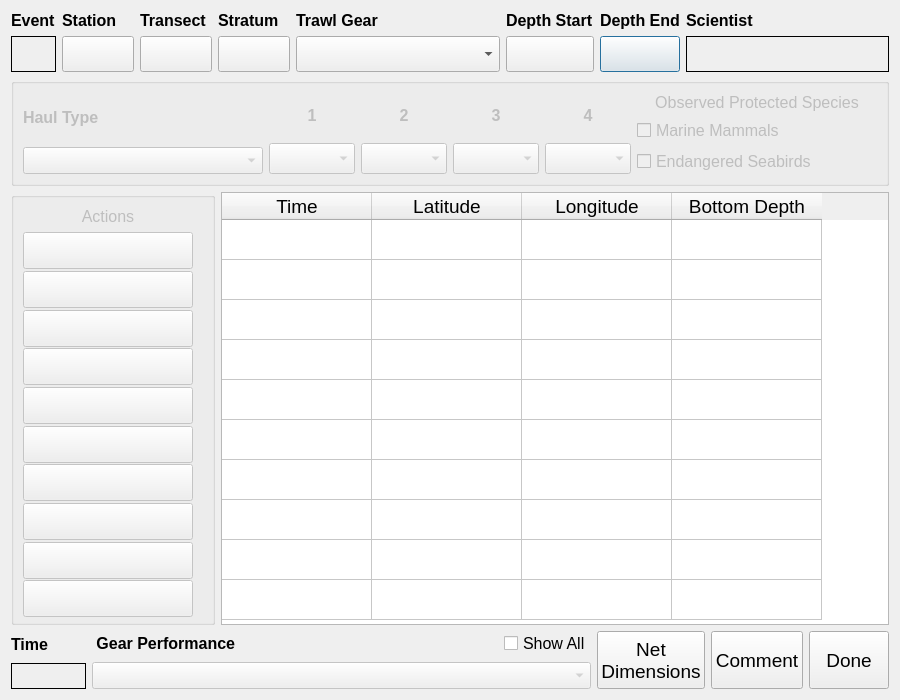
<?xml version="1.0" encoding="UTF-8"?>
<ui version="4.0">
 <class>ABLTrawlEvent</class>
 <widget class="QDialog" name="ABLTrawlEvent">
  <property name="geometry">
   <rect>
    <x>0</x>
    <y>0</y>
    <width>900</width>
    <height>700</height>
   </rect>
  </property>
  <property name="sizePolicy">
   <sizepolicy hsizetype="Fixed" vsizetype="Preferred">
    <horstretch>0</horstretch>
    <verstretch>0</verstretch>
   </sizepolicy>
  </property>
  <property name="minimumSize">
   <size>
    <width>900</width>
    <height>700</height>
   </size>
  </property>
  <property name="font">
   <font>
    <pointsize>18</pointsize>
   </font>
  </property>
  <property name="windowTitle">
   <string>CLAMS Haul</string>
  </property>
  <layout class="QVBoxLayout" name="verticalLayout_8">
   <item>
    <layout class="QGridLayout" name="gridLayout_2" columnstretch="0,0,0,0,2,0,0,2">
     <item row="0" column="4">
      <widget class="QLabel" name="label_8">
       <property name="sizePolicy">
        <sizepolicy hsizetype="Preferred" vsizetype="Preferred">
         <horstretch>0</horstretch>
         <verstretch>0</verstretch>
        </sizepolicy>
       </property>
       <property name="font">
        <font>
         <pointsize>12</pointsize>
         <bold>true</bold>
        </font>
       </property>
       <property name="text">
        <string>Trawl Gear</string>
       </property>
      </widget>
     </item>
     <item row="0" column="6">
      <widget class="QLabel" name="label_28">
       <property name="font">
        <font>
         <pointsize>12</pointsize>
         <bold>true</bold>
        </font>
       </property>
       <property name="text">
        <string>Depth End</string>
       </property>
      </widget>
     </item>
     <item row="1" column="0">
      <widget class="QLabel" name="haulLabel">
       <property name="sizePolicy">
        <sizepolicy hsizetype="Preferred" vsizetype="Preferred">
         <horstretch>0</horstretch>
         <verstretch>0</verstretch>
        </sizepolicy>
       </property>
       <property name="font">
        <font>
         <pointsize>20</pointsize>
         <bold>true</bold>
        </font>
       </property>
       <property name="frameShape">
        <enum>QFrame::Box</enum>
       </property>
       <property name="text">
        <string/>
       </property>
      </widget>
     </item>
     <item row="1" column="6">
      <widget class="QPushButton" name="depthEndBtn">
       <property name="sizePolicy">
        <sizepolicy hsizetype="Preferred" vsizetype="Preferred">
         <horstretch>0</horstretch>
         <verstretch>0</verstretch>
        </sizepolicy>
       </property>
       <property name="text">
        <string/>
       </property>
      </widget>
     </item>
     <item row="1" column="3">
      <widget class="QPushButton" name="stratumBtn">
       <property name="sizePolicy">
        <sizepolicy hsizetype="Preferred" vsizetype="Preferred">
         <horstretch>0</horstretch>
         <verstretch>0</verstretch>
        </sizepolicy>
       </property>
       <property name="text">
        <string/>
       </property>
      </widget>
     </item>
     <item row="0" column="2">
      <widget class="QLabel" name="label_30">
       <property name="font">
        <font>
         <pointsize>12</pointsize>
         <bold>true</bold>
        </font>
       </property>
       <property name="text">
        <string>Transect</string>
       </property>
      </widget>
     </item>
     <item row="0" column="3">
      <widget class="QLabel" name="label_29">
       <property name="font">
        <font>
         <pointsize>12</pointsize>
         <bold>true</bold>
        </font>
       </property>
       <property name="text">
        <string>Stratum</string>
       </property>
      </widget>
     </item>
     <item row="0" column="0">
      <widget class="QLabel" name="label_5">
       <property name="sizePolicy">
        <sizepolicy hsizetype="Preferred" vsizetype="Preferred">
         <horstretch>0</horstretch>
         <verstretch>0</verstretch>
        </sizepolicy>
       </property>
       <property name="font">
        <font>
         <pointsize>12</pointsize>
         <bold>true</bold>
        </font>
       </property>
       <property name="text">
        <string>Event</string>
       </property>
      </widget>
     </item>
     <item row="1" column="4">
      <widget class="QComboBox" name="gearBox">
       <property name="sizePolicy">
        <sizepolicy hsizetype="Preferred" vsizetype="Preferred">
         <horstretch>0</horstretch>
         <verstretch>0</verstretch>
        </sizepolicy>
       </property>
      </widget>
     </item>
     <item row="0" column="5">
      <widget class="QLabel" name="label_31">
       <property name="font">
        <font>
         <pointsize>12</pointsize>
         <bold>true</bold>
        </font>
       </property>
       <property name="text">
        <string>Depth Start</string>
       </property>
      </widget>
     </item>
     <item row="0" column="1">
      <widget class="QLabel" name="label_27">
       <property name="sizePolicy">
        <sizepolicy hsizetype="Preferred" vsizetype="Preferred">
         <horstretch>0</horstretch>
         <verstretch>0</verstretch>
        </sizepolicy>
       </property>
       <property name="font">
        <font>
         <pointsize>12</pointsize>
         <bold>true</bold>
        </font>
       </property>
       <property name="text">
        <string>Station</string>
       </property>
      </widget>
     </item>
     <item row="1" column="1">
      <widget class="QPushButton" name="stnBtn_3">
       <property name="sizePolicy">
        <sizepolicy hsizetype="Preferred" vsizetype="Preferred">
         <horstretch>0</horstretch>
         <verstretch>0</verstretch>
        </sizepolicy>
       </property>
       <property name="text">
        <string/>
       </property>
      </widget>
     </item>
     <item row="1" column="2">
      <widget class="QPushButton" name="transBtn">
       <property name="sizePolicy">
        <sizepolicy hsizetype="Preferred" vsizetype="Preferred">
         <horstretch>0</horstretch>
         <verstretch>0</verstretch>
        </sizepolicy>
       </property>
       <property name="text">
        <string/>
       </property>
      </widget>
     </item>
     <item row="1" column="5">
      <widget class="QPushButton" name="depthStartBtn">
       <property name="sizePolicy">
        <sizepolicy hsizetype="Preferred" vsizetype="Preferred">
         <horstretch>0</horstretch>
         <verstretch>0</verstretch>
        </sizepolicy>
       </property>
       <property name="text">
        <string/>
       </property>
      </widget>
     </item>
     <item row="0" column="7">
      <widget class="QLabel" name="label_14">
       <property name="sizePolicy">
        <sizepolicy hsizetype="Preferred" vsizetype="Preferred">
         <horstretch>0</horstretch>
         <verstretch>0</verstretch>
        </sizepolicy>
       </property>
       <property name="font">
        <font>
         <pointsize>12</pointsize>
         <bold>true</bold>
        </font>
       </property>
       <property name="text">
        <string>Scientist</string>
       </property>
      </widget>
     </item>
     <item row="1" column="7">
      <widget class="QLabel" name="sciLabel">
       <property name="font">
        <font>
         <pointsize>18</pointsize>
         <bold>false</bold>
        </font>
       </property>
       <property name="autoFillBackground">
        <bool>true</bool>
       </property>
       <property name="frameShape">
        <enum>QFrame::Panel</enum>
       </property>
       <property name="frameShadow">
        <enum>QFrame::Plain</enum>
       </property>
       <property name="lineWidth">
        <number>1</number>
       </property>
       <property name="text">
        <string/>
       </property>
      </widget>
     </item>
    </layout>
   </item>
   <item>
    <widget class="QGroupBox" name="optionsGroup">
     <property name="enabled">
      <bool>false</bool>
     </property>
     <property name="title">
      <string/>
     </property>
     <layout class="QVBoxLayout" name="verticalLayout_6">
      <item>
       <layout class="QHBoxLayout" name="horizontalLayout">
        <item>
         <layout class="QVBoxLayout" name="verticalLayout">
          <item>
           <widget class="QLabel" name="label_4">
            <property name="sizePolicy">
             <sizepolicy hsizetype="Preferred" vsizetype="Preferred">
              <horstretch>0</horstretch>
              <verstretch>0</verstretch>
             </sizepolicy>
            </property>
            <property name="font">
             <font>
              <pointsize>12</pointsize>
              <bold>true</bold>
             </font>
            </property>
            <property name="text">
             <string>Haul Type</string>
            </property>
           </widget>
          </item>
          <item>
           <widget class="QComboBox" name="typeBox">
            <property name="enabled">
             <bool>false</bool>
            </property>
            <property name="sizePolicy">
             <sizepolicy hsizetype="Preferred" vsizetype="Fixed">
              <horstretch>0</horstretch>
              <verstretch>0</verstretch>
             </sizepolicy>
            </property>
            <property name="font">
             <font>
              <pointsize>12</pointsize>
              <bold>false</bold>
             </font>
            </property>
           </widget>
          </item>
         </layout>
        </item>
        <item>
         <layout class="QGridLayout" name="gridLayout">
          <item row="0" column="2">
           <widget class="QLabel" name="accessLabel3">
            <property name="font">
             <font>
              <pointsize>12</pointsize>
              <bold>true</bold>
             </font>
            </property>
            <property name="text">
             <string>3</string>
            </property>
            <property name="alignment">
             <set>Qt::AlignCenter</set>
            </property>
           </widget>
          </item>
          <item row="0" column="3">
           <widget class="QLabel" name="accessLabel4">
            <property name="font">
             <font>
              <pointsize>12</pointsize>
              <bold>true</bold>
             </font>
            </property>
            <property name="text">
             <string>4</string>
            </property>
            <property name="alignment">
             <set>Qt::AlignCenter</set>
            </property>
           </widget>
          </item>
          <item row="0" column="1">
           <widget class="QLabel" name="accessLabel2">
            <property name="font">
             <font>
              <pointsize>12</pointsize>
              <bold>true</bold>
             </font>
            </property>
            <property name="text">
             <string>2</string>
            </property>
            <property name="alignment">
             <set>Qt::AlignCenter</set>
            </property>
           </widget>
          </item>
          <item row="1" column="3">
           <widget class="QComboBox" name="accessBox4">
            <property name="enabled">
             <bool>false</bool>
            </property>
            <property name="maximumSize">
             <size>
              <width>16777215</width>
              <height>31</height>
             </size>
            </property>
            <property name="font">
             <font>
              <pointsize>12</pointsize>
             </font>
            </property>
           </widget>
          </item>
          <item row="1" column="0">
           <widget class="QComboBox" name="accessBox1">
            <property name="enabled">
             <bool>false</bool>
            </property>
            <property name="sizePolicy">
             <sizepolicy hsizetype="Preferred" vsizetype="Fixed">
              <horstretch>0</horstretch>
              <verstretch>0</verstretch>
             </sizepolicy>
            </property>
            <property name="maximumSize">
             <size>
              <width>16777215</width>
              <height>31</height>
             </size>
            </property>
            <property name="font">
             <font>
              <pointsize>12</pointsize>
             </font>
            </property>
           </widget>
          </item>
          <item row="1" column="1">
           <widget class="QComboBox" name="accessBox2">
            <property name="enabled">
             <bool>false</bool>
            </property>
            <property name="maximumSize">
             <size>
              <width>16777215</width>
              <height>31</height>
             </size>
            </property>
            <property name="font">
             <font>
              <pointsize>12</pointsize>
             </font>
            </property>
           </widget>
          </item>
          <item row="1" column="2">
           <widget class="QComboBox" name="accessBox3">
            <property name="enabled">
             <bool>false</bool>
            </property>
            <property name="maximumSize">
             <size>
              <width>16777215</width>
              <height>31</height>
             </size>
            </property>
            <property name="font">
             <font>
              <pointsize>12</pointsize>
             </font>
            </property>
           </widget>
          </item>
          <item row="0" column="0">
           <widget class="QLabel" name="accessLabel1">
            <property name="sizePolicy">
             <sizepolicy hsizetype="Preferred" vsizetype="Preferred">
              <horstretch>0</horstretch>
              <verstretch>0</verstretch>
             </sizepolicy>
            </property>
            <property name="font">
             <font>
              <pointsize>12</pointsize>
              <bold>true</bold>
             </font>
            </property>
            <property name="text">
             <string>1</string>
            </property>
            <property name="alignment">
             <set>Qt::AlignCenter</set>
            </property>
           </widget>
          </item>
         </layout>
        </item>
        <item>
         <layout class="QVBoxLayout" name="verticalLayout_2">
          <item>
           <widget class="QLabel" name="label_2">
            <property name="font">
             <font>
              <pointsize>12</pointsize>
             </font>
            </property>
            <property name="text">
             <string>Observed Protected Species</string>
            </property>
            <property name="alignment">
             <set>Qt::AlignCenter</set>
            </property>
           </widget>
          </item>
          <item>
           <widget class="QCheckBox" name="marMammalBox">
            <property name="font">
             <font>
              <pointsize>12</pointsize>
             </font>
            </property>
            <property name="text">
             <string>Marine Mammals</string>
            </property>
           </widget>
          </item>
          <item>
           <widget class="QCheckBox" name="seaBirdBox">
            <property name="font">
             <font>
              <pointsize>12</pointsize>
             </font>
            </property>
            <property name="text">
             <string>Endangered Seabirds</string>
            </property>
           </widget>
          </item>
         </layout>
        </item>
       </layout>
      </item>
     </layout>
    </widget>
   </item>
   <item>
    <layout class="QHBoxLayout" name="horizontalLayout_2">
     <item>
      <widget class="QGroupBox" name="buttonsGroup">
       <property name="enabled">
        <bool>false</bool>
       </property>
       <property name="sizePolicy">
        <sizepolicy hsizetype="Fixed" vsizetype="Preferred">
         <horstretch>0</horstretch>
         <verstretch>0</verstretch>
        </sizepolicy>
       </property>
       <property name="minimumSize">
        <size>
         <width>200</width>
         <height>20</height>
        </size>
       </property>
       <property name="title">
        <string/>
       </property>
       <layout class="QVBoxLayout" name="verticalLayout_7">
        <item>
         <layout class="QVBoxLayout" name="verticalLayout_3">
          <property name="spacing">
           <number>6</number>
          </property>
          <property name="sizeConstraint">
           <enum>QLayout::SetFixedSize</enum>
          </property>
          <property name="leftMargin">
           <number>0</number>
          </property>
          <property name="topMargin">
           <number>0</number>
          </property>
          <property name="rightMargin">
           <number>10</number>
          </property>
          <item>
           <widget class="QLabel" name="label">
            <property name="font">
             <font>
              <pointsize>12</pointsize>
             </font>
            </property>
            <property name="text">
             <string>Actions</string>
            </property>
            <property name="alignment">
             <set>Qt::AlignCenter</set>
            </property>
           </widget>
          </item>
          <item>
           <widget class="QPushButton" name="btn1">
            <property name="minimumSize">
             <size>
              <width>170</width>
              <height>37</height>
             </size>
            </property>
            <property name="maximumSize">
             <size>
              <width>170</width>
              <height>36</height>
             </size>
            </property>
            <property name="font">
             <font>
              <pointsize>14</pointsize>
             </font>
            </property>
            <property name="text">
             <string/>
            </property>
           </widget>
          </item>
          <item>
           <widget class="QPushButton" name="btn2">
            <property name="minimumSize">
             <size>
              <width>170</width>
              <height>37</height>
             </size>
            </property>
            <property name="maximumSize">
             <size>
              <width>170</width>
              <height>36</height>
             </size>
            </property>
            <property name="font">
             <font>
              <pointsize>14</pointsize>
             </font>
            </property>
            <property name="text">
             <string/>
            </property>
           </widget>
          </item>
          <item>
           <widget class="QPushButton" name="btn3">
            <property name="minimumSize">
             <size>
              <width>170</width>
              <height>37</height>
             </size>
            </property>
            <property name="maximumSize">
             <size>
              <width>170</width>
              <height>36</height>
             </size>
            </property>
            <property name="font">
             <font>
              <pointsize>14</pointsize>
             </font>
            </property>
            <property name="text">
             <string/>
            </property>
           </widget>
          </item>
          <item>
           <widget class="QPushButton" name="btn4">
            <property name="minimumSize">
             <size>
              <width>170</width>
              <height>37</height>
             </size>
            </property>
            <property name="maximumSize">
             <size>
              <width>170</width>
              <height>36</height>
             </size>
            </property>
            <property name="font">
             <font>
              <pointsize>14</pointsize>
             </font>
            </property>
            <property name="text">
             <string/>
            </property>
           </widget>
          </item>
          <item>
           <widget class="QPushButton" name="btn5">
            <property name="minimumSize">
             <size>
              <width>170</width>
              <height>37</height>
             </size>
            </property>
            <property name="maximumSize">
             <size>
              <width>170</width>
              <height>36</height>
             </size>
            </property>
            <property name="font">
             <font>
              <pointsize>14</pointsize>
             </font>
            </property>
            <property name="text">
             <string/>
            </property>
           </widget>
          </item>
          <item>
           <widget class="QPushButton" name="btn6">
            <property name="minimumSize">
             <size>
              <width>170</width>
              <height>37</height>
             </size>
            </property>
            <property name="maximumSize">
             <size>
              <width>170</width>
              <height>36</height>
             </size>
            </property>
            <property name="font">
             <font>
              <pointsize>14</pointsize>
             </font>
            </property>
            <property name="text">
             <string/>
            </property>
           </widget>
          </item>
          <item>
           <widget class="QPushButton" name="btn7">
            <property name="minimumSize">
             <size>
              <width>170</width>
              <height>37</height>
             </size>
            </property>
            <property name="maximumSize">
             <size>
              <width>170</width>
              <height>36</height>
             </size>
            </property>
            <property name="font">
             <font>
              <pointsize>14</pointsize>
             </font>
            </property>
            <property name="text">
             <string/>
            </property>
           </widget>
          </item>
          <item>
           <widget class="QPushButton" name="btn8">
            <property name="minimumSize">
             <size>
              <width>170</width>
              <height>37</height>
             </size>
            </property>
            <property name="maximumSize">
             <size>
              <width>170</width>
              <height>36</height>
             </size>
            </property>
            <property name="font">
             <font>
              <pointsize>14</pointsize>
             </font>
            </property>
            <property name="text">
             <string/>
            </property>
           </widget>
          </item>
          <item>
           <widget class="QPushButton" name="btn9">
            <property name="minimumSize">
             <size>
              <width>170</width>
              <height>37</height>
             </size>
            </property>
            <property name="maximumSize">
             <size>
              <width>170</width>
              <height>36</height>
             </size>
            </property>
            <property name="font">
             <font>
              <pointsize>14</pointsize>
             </font>
            </property>
            <property name="text">
             <string/>
            </property>
           </widget>
          </item>
          <item>
           <widget class="QPushButton" name="btn10">
            <property name="minimumSize">
             <size>
              <width>170</width>
              <height>37</height>
             </size>
            </property>
            <property name="maximumSize">
             <size>
              <width>170</width>
              <height>36</height>
             </size>
            </property>
            <property name="font">
             <font>
              <pointsize>14</pointsize>
             </font>
            </property>
            <property name="text">
             <string/>
            </property>
           </widget>
          </item>
         </layout>
        </item>
       </layout>
      </widget>
     </item>
     <item>
      <widget class="QTableWidget" name="dataTable_2">
       <property name="sizePolicy">
        <sizepolicy hsizetype="Expanding" vsizetype="Expanding">
         <horstretch>0</horstretch>
         <verstretch>0</verstretch>
        </sizepolicy>
       </property>
       <property name="minimumSize">
        <size>
         <width>0</width>
         <height>0</height>
        </size>
       </property>
       <property name="font">
        <font>
         <pointsize>14</pointsize>
        </font>
       </property>
       <property name="verticalScrollBarPolicy">
        <enum>Qt::ScrollBarAlwaysOff</enum>
       </property>
       <property name="horizontalScrollBarPolicy">
        <enum>Qt::ScrollBarAlwaysOff</enum>
       </property>
       <property name="editTriggers">
        <set>QAbstractItemView::NoEditTriggers</set>
       </property>
       <attribute name="horizontalHeaderCascadingSectionResizes">
        <bool>true</bool>
       </attribute>
       <attribute name="horizontalHeaderMinimumSectionSize">
        <number>100</number>
       </attribute>
       <attribute name="horizontalHeaderDefaultSectionSize">
        <number>150</number>
       </attribute>
       <attribute name="horizontalHeaderStretchLastSection">
        <bool>false</bool>
       </attribute>
       <attribute name="verticalHeaderVisible">
        <bool>false</bool>
       </attribute>
       <attribute name="verticalHeaderDefaultSectionSize">
        <number>40</number>
       </attribute>
       <row>
        <property name="text">
         <string>New Row</string>
        </property>
       </row>
       <row>
        <property name="text">
         <string>New Row</string>
        </property>
       </row>
       <row>
        <property name="text">
         <string>New Row</string>
        </property>
       </row>
       <row>
        <property name="text">
         <string>New Row</string>
        </property>
       </row>
       <row>
        <property name="text">
         <string>New Row</string>
        </property>
       </row>
       <row>
        <property name="text">
         <string>New Row</string>
        </property>
       </row>
       <row>
        <property name="text">
         <string>New Row</string>
        </property>
       </row>
       <row>
        <property name="text">
         <string>New Row</string>
        </property>
       </row>
       <row>
        <property name="text">
         <string>New Row</string>
        </property>
       </row>
       <row>
        <property name="text">
         <string>New Row</string>
        </property>
       </row>
       <column>
        <property name="text">
         <string>Time</string>
        </property>
       </column>
       <column>
        <property name="text">
         <string>Latitude</string>
        </property>
       </column>
       <column>
        <property name="text">
         <string>Longitude</string>
        </property>
       </column>
       <column>
        <property name="text">
         <string>Bottom Depth</string>
        </property>
       </column>
      </widget>
     </item>
    </layout>
   </item>
   <item>
    <layout class="QHBoxLayout" name="horizontalLayout_4">
     <item>
      <layout class="QVBoxLayout" name="verticalLayout_5">
       <item>
        <widget class="QLabel" name="label_43">
         <property name="font">
          <font>
           <pointsize>12</pointsize>
           <bold>true</bold>
          </font>
         </property>
         <property name="text">
          <string>Time</string>
         </property>
        </widget>
       </item>
       <item>
        <widget class="QLabel" name="elapseLabel_2">
         <property name="enabled">
          <bool>true</bool>
         </property>
         <property name="minimumSize">
          <size>
           <width>75</width>
           <height>0</height>
          </size>
         </property>
         <property name="font">
          <font>
           <pointsize>16</pointsize>
          </font>
         </property>
         <property name="frameShape">
          <enum>QFrame::Box</enum>
         </property>
         <property name="text">
          <string/>
         </property>
        </widget>
       </item>
      </layout>
     </item>
     <item>
      <layout class="QVBoxLayout" name="verticalLayout_4">
       <item>
        <layout class="QHBoxLayout" name="horizontalLayout_3">
         <item>
          <widget class="QLabel" name="label_7">
           <property name="font">
            <font>
             <pointsize>12</pointsize>
             <bold>true</bold>
            </font>
           </property>
           <property name="text">
            <string> Gear Performance</string>
           </property>
          </widget>
         </item>
         <item>
          <spacer name="horizontalSpacer">
           <property name="orientation">
            <enum>Qt::Horizontal</enum>
           </property>
           <property name="sizeHint" stdset="0">
            <size>
             <width>40</width>
             <height>20</height>
            </size>
           </property>
          </spacer>
         </item>
         <item>
          <widget class="QCheckBox" name="perfCheckBox_2">
           <property name="font">
            <font>
             <pointsize>12</pointsize>
            </font>
           </property>
           <property name="text">
            <string>Show All</string>
           </property>
          </widget>
         </item>
        </layout>
       </item>
       <item>
        <widget class="QComboBox" name="perfBox_2">
         <property name="enabled">
          <bool>false</bool>
         </property>
         <property name="font">
          <font>
           <pointsize>12</pointsize>
          </font>
         </property>
        </widget>
       </item>
      </layout>
     </item>
     <item>
      <widget class="QPushButton" name="netDimBtn_2">
       <property name="sizePolicy">
        <sizepolicy hsizetype="Minimum" vsizetype="Preferred">
         <horstretch>0</horstretch>
         <verstretch>0</verstretch>
        </sizepolicy>
       </property>
       <property name="font">
        <font>
         <pointsize>14</pointsize>
        </font>
       </property>
       <property name="text">
        <string>Net
Dimensions</string>
       </property>
      </widget>
     </item>
     <item>
      <widget class="QPushButton" name="commentBtn_2">
       <property name="sizePolicy">
        <sizepolicy hsizetype="Minimum" vsizetype="Preferred">
         <horstretch>0</horstretch>
         <verstretch>0</verstretch>
        </sizepolicy>
       </property>
       <property name="font">
        <font>
         <pointsize>14</pointsize>
        </font>
       </property>
       <property name="text">
        <string>Comment</string>
       </property>
      </widget>
     </item>
     <item>
      <widget class="QPushButton" name="doneBtn_2">
       <property name="sizePolicy">
        <sizepolicy hsizetype="Minimum" vsizetype="Preferred">
         <horstretch>0</horstretch>
         <verstretch>0</verstretch>
        </sizepolicy>
       </property>
       <property name="font">
        <font>
         <pointsize>14</pointsize>
        </font>
       </property>
       <property name="text">
        <string>Done</string>
       </property>
      </widget>
     </item>
    </layout>
   </item>
   <item>
    <layout class="QVBoxLayout" name="statusLayout_3"/>
   </item>
  </layout>
 </widget>
 <resources/>
 <connections/>
</ui>
